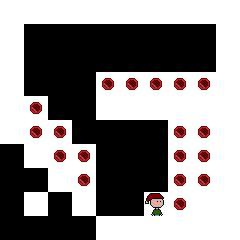

A 2D game scene composited from a Tiled map and its tileset images. What follows is a short description and the map's XML, with each tile layer's data collapsed to a summary:
An orthogonal 10x10 tile map with 24x24 px tiles, 1 tile layer (Level).

<map version="1.0" orientation="orthogonal" width="10" height="10" tilewidth="24" tileheight="24">
 <tileset firstgid="1" name="tilesheet" tilewidth="24" tileheight="24">
  <image source="tilesheet.png" width="360" height="144" />
  <tile id="2">
   <properties>
    <property name="type" value="BLOCK" />
   </properties>
  </tile>
  <tile id="4">
   <properties>
    <property name="trigger" value="PLAYER_START" />
   </properties>
  </tile>
  <tile id="15">
   <properties>
    <property name="type" value="BLOCK_LARGE" />
   </properties>
  </tile>
  <tile id="19">
   <properties>
    <property name="type" value="CREATURE" />
   </properties>
  </tile>
  <tile id="23">
   <properties>
    <property name="subtype" value="RUBY" />
    <property name="type" value="COLLECTABLE" />
   </properties>
  </tile>
 </tileset>
 <layer name="Level" width="10" height="10">
  <data>[100 cells, 58 non-empty, 3 distinct tile ids]</data>
 </layer>
</map>